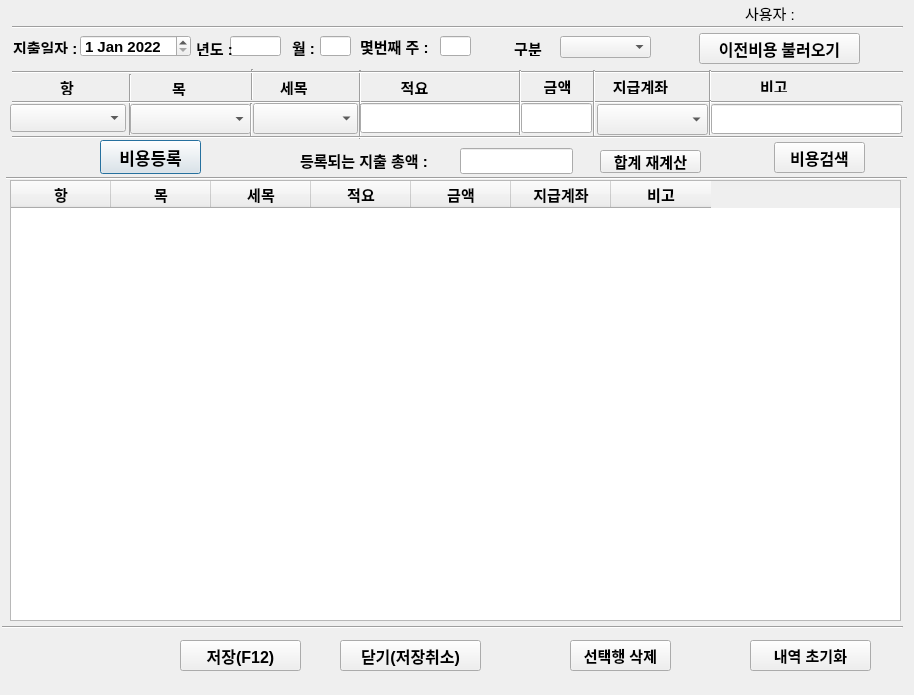
<?xml version="1.0" encoding="UTF-8"?>
<ui version="4.0">
 <class>precost_call</class>
 <widget class="QDialog" name="precost_call">
  <property name="geometry">
   <rect>
    <x>0</x>
    <y>0</y>
    <width>914</width>
    <height>695</height>
   </rect>
  </property>
  <property name="font">
   <font>
    <pointsize>11</pointsize>
   </font>
  </property>
  <property name="windowTitle">
   <string>Dialog</string>
  </property>
  <widget class="QLineEdit" name="year_widget">
   <property name="geometry">
    <rect>
     <x>230</x>
     <y>36</y>
     <width>51</width>
     <height>20</height>
    </rect>
   </property>
   <property name="font">
    <font>
     <pointsize>11</pointsize>
     <weight>75</weight>
     <bold>true</bold>
    </font>
   </property>
  </widget>
  <widget class="QLabel" name="user">
   <property name="geometry">
    <rect>
     <x>745</x>
     <y>5</y>
     <width>51</width>
     <height>16</height>
    </rect>
   </property>
   <property name="text">
    <string>사용자 :</string>
   </property>
  </widget>
  <widget class="Line" name="line_6">
   <property name="geometry">
    <rect>
     <x>120</x>
     <y>74</y>
     <width>20</width>
     <height>61</height>
    </rect>
   </property>
   <property name="font">
    <font>
     <pointsize>11</pointsize>
    </font>
   </property>
   <property name="orientation">
    <enum>Qt::Vertical</enum>
   </property>
  </widget>
  <widget class="Line" name="line_8">
   <property name="geometry">
    <rect>
     <x>242</x>
     <y>69</y>
     <width>20</width>
     <height>31</height>
    </rect>
   </property>
   <property name="font">
    <font>
     <pointsize>11</pointsize>
    </font>
   </property>
   <property name="orientation">
    <enum>Qt::Vertical</enum>
   </property>
  </widget>
  <widget class="Line" name="line">
   <property name="geometry">
    <rect>
     <x>12</x>
     <y>17</y>
     <width>891</width>
     <height>20</height>
    </rect>
   </property>
   <property name="font">
    <font>
     <pointsize>11</pointsize>
    </font>
   </property>
   <property name="orientation">
    <enum>Qt::Horizontal</enum>
   </property>
  </widget>
  <widget class="Line" name="line_13">
   <property name="geometry">
    <rect>
     <x>6</x>
     <y>170</y>
     <width>901</width>
     <height>16</height>
    </rect>
   </property>
   <property name="font">
    <font>
     <pointsize>11</pointsize>
    </font>
   </property>
   <property name="orientation">
    <enum>Qt::Horizontal</enum>
   </property>
  </widget>
  <widget class="QLabel" name="hang_1">
   <property name="geometry">
    <rect>
     <x>60</x>
     <y>79</y>
     <width>21</width>
     <height>16</height>
    </rect>
   </property>
   <property name="font">
    <font>
     <pointsize>11</pointsize>
     <weight>75</weight>
     <bold>true</bold>
    </font>
   </property>
   <property name="text">
    <string>항</string>
   </property>
  </widget>
  <widget class="Line" name="line_11">
   <property name="geometry">
    <rect>
     <x>241</x>
     <y>103</y>
     <width>20</width>
     <height>35</height>
    </rect>
   </property>
   <property name="orientation">
    <enum>Qt::Vertical</enum>
   </property>
  </widget>
  <widget class="QLabel" name="hun_Y">
   <property name="geometry">
    <rect>
     <x>196</x>
     <y>40</y>
     <width>36</width>
     <height>16</height>
    </rect>
   </property>
   <property name="font">
    <font>
     <pointsize>11</pointsize>
     <weight>75</weight>
     <bold>true</bold>
    </font>
   </property>
   <property name="text">
    <string>년도 :</string>
   </property>
  </widget>
  <widget class="Line" name="line_4">
   <property name="geometry">
    <rect>
     <x>12</x>
     <y>94</y>
     <width>891</width>
     <height>16</height>
    </rect>
   </property>
   <property name="font">
    <font>
     <pointsize>11</pointsize>
    </font>
   </property>
   <property name="orientation">
    <enum>Qt::Horizontal</enum>
   </property>
  </widget>
  <widget class="QLabel" name="marks_1">
   <property name="geometry">
    <rect>
     <x>760</x>
     <y>80</y>
     <width>56</width>
     <height>12</height>
    </rect>
   </property>
   <property name="font">
    <font>
     <pointsize>11</pointsize>
     <weight>75</weight>
     <bold>true</bold>
    </font>
   </property>
   <property name="text">
    <string>비고</string>
   </property>
  </widget>
  <widget class="QLabel" name="amount_1">
   <property name="geometry">
    <rect>
     <x>532</x>
     <y>78</y>
     <width>51</width>
     <height>16</height>
    </rect>
   </property>
   <property name="font">
    <font>
     <pointsize>11</pointsize>
     <weight>75</weight>
     <bold>true</bold>
    </font>
   </property>
   <property name="text">
    <string>금액</string>
   </property>
   <property name="alignment">
    <set>Qt::AlignCenter</set>
   </property>
  </widget>
  <widget class="QLabel" name="cost_date">
   <property name="geometry">
    <rect>
     <x>13</x>
     <y>40</y>
     <width>63</width>
     <height>14</height>
    </rect>
   </property>
   <property name="font">
    <font>
     <pointsize>11</pointsize>
     <weight>75</weight>
     <bold>true</bold>
    </font>
   </property>
   <property name="text">
    <string>지출일자 :</string>
   </property>
  </widget>
  <widget class="Line" name="line_10">
   <property name="geometry">
    <rect>
     <x>350</x>
     <y>70</y>
     <width>20</width>
     <height>35</height>
    </rect>
   </property>
   <property name="font">
    <font>
     <pointsize>11</pointsize>
    </font>
   </property>
   <property name="orientation">
    <enum>Qt::Vertical</enum>
   </property>
  </widget>
  <widget class="Line" name="line_12">
   <property name="geometry">
    <rect>
     <x>350</x>
     <y>104</y>
     <width>20</width>
     <height>35</height>
    </rect>
   </property>
   <property name="orientation">
    <enum>Qt::Vertical</enum>
   </property>
  </widget>
  <widget class="QLineEdit" name="marks_widget">
   <property name="geometry">
    <rect>
     <x>711</x>
     <y>104</y>
     <width>191</width>
     <height>30</height>
    </rect>
   </property>
   <property name="font">
    <font>
     <pointsize>11</pointsize>
    </font>
   </property>
  </widget>
  <widget class="Line" name="line_2">
   <property name="geometry">
    <rect>
     <x>12</x>
     <y>64</y>
     <width>891</width>
     <height>16</height>
    </rect>
   </property>
   <property name="orientation">
    <enum>Qt::Horizontal</enum>
   </property>
  </widget>
  <widget class="Line" name="line_22">
   <property name="geometry">
    <rect>
     <x>2</x>
     <y>617</y>
     <width>901</width>
     <height>20</height>
    </rect>
   </property>
   <property name="orientation">
    <enum>Qt::Horizontal</enum>
   </property>
  </widget>
  <widget class="QLabel" name="user_widget">
   <property name="geometry">
    <rect>
     <x>800</x>
     <y>3</y>
     <width>56</width>
     <height>20</height>
    </rect>
   </property>
   <property name="text">
    <string/>
   </property>
  </widget>
  <widget class="QPushButton" name="add_cost_button">
   <property name="geometry">
    <rect>
     <x>100</x>
     <y>140</y>
     <width>101</width>
     <height>34</height>
    </rect>
   </property>
   <property name="font">
    <font>
     <pointsize>13</pointsize>
     <weight>75</weight>
     <bold>true</bold>
    </font>
   </property>
   <property name="text">
    <string>비용등록</string>
   </property>
  </widget>
  <widget class="Line" name="line_5">
   <property name="geometry">
    <rect>
     <x>12</x>
     <y>129</y>
     <width>891</width>
     <height>16</height>
    </rect>
   </property>
   <property name="orientation">
    <enum>Qt::Horizontal</enum>
   </property>
  </widget>
  <widget class="QLineEdit" name="cost_detail_widget">
   <property name="geometry">
    <rect>
     <x>360</x>
     <y>103</y>
     <width>161</width>
     <height>30</height>
    </rect>
   </property>
   <property name="font">
    <font>
     <pointsize>11</pointsize>
    </font>
   </property>
   <property name="text">
    <string/>
   </property>
   <property name="alignment">
    <set>Qt::AlignLeading|Qt::AlignLeft|Qt::AlignVCenter</set>
   </property>
  </widget>
  <widget class="QPushButton" name="cost_cancel_button">
   <property name="geometry">
    <rect>
     <x>340</x>
     <y>640</y>
     <width>141</width>
     <height>31</height>
    </rect>
   </property>
   <property name="font">
    <font>
     <pointsize>12</pointsize>
     <weight>75</weight>
     <bold>true</bold>
    </font>
   </property>
   <property name="focusPolicy">
    <enum>Qt::NoFocus</enum>
   </property>
   <property name="text">
    <string>닫기(저장취소)</string>
   </property>
  </widget>
  <widget class="QPushButton" name="cost_save_button">
   <property name="geometry">
    <rect>
     <x>180</x>
     <y>640</y>
     <width>121</width>
     <height>31</height>
    </rect>
   </property>
   <property name="font">
    <font>
     <pointsize>12</pointsize>
     <weight>75</weight>
     <bold>true</bold>
    </font>
   </property>
   <property name="focusPolicy">
    <enum>Qt::NoFocus</enum>
   </property>
   <property name="text">
    <string>저장(F12)</string>
   </property>
   <property name="shortcut">
    <string>F12</string>
   </property>
  </widget>
  <widget class="QLabel" name="hap_total">
   <property name="geometry">
    <rect>
     <x>300</x>
     <y>150</y>
     <width>151</width>
     <height>21</height>
    </rect>
   </property>
   <property name="font">
    <font>
     <pointsize>11</pointsize>
     <weight>75</weight>
     <bold>true</bold>
    </font>
   </property>
   <property name="text">
    <string>등록되는 지출 총액 :</string>
   </property>
  </widget>
  <widget class="QLineEdit" name="cost_hap_widget">
   <property name="geometry">
    <rect>
     <x>460</x>
     <y>148</y>
     <width>113</width>
     <height>26</height>
    </rect>
   </property>
   <property name="font">
    <font>
     <pointsize>11</pointsize>
     <weight>75</weight>
     <bold>true</bold>
    </font>
   </property>
   <property name="focusPolicy">
    <enum>Qt::NoFocus</enum>
   </property>
   <property name="alignment">
    <set>Qt::AlignRight|Qt::AlignTrailing|Qt::AlignVCenter</set>
   </property>
  </widget>
  <widget class="QDateEdit" name="cost_date_widget">
   <property name="geometry">
    <rect>
     <x>80</x>
     <y>35</y>
     <width>111</width>
     <height>22</height>
    </rect>
   </property>
   <property name="font">
    <font>
     <pointsize>11</pointsize>
     <weight>75</weight>
     <bold>true</bold>
    </font>
   </property>
   <property name="focusPolicy">
    <enum>Qt::NoFocus</enum>
   </property>
   <property name="inputMethodHints">
    <set>Qt::ImhDate|Qt::ImhPreferNumbers</set>
   </property>
   <property name="correctionMode">
    <enum>QAbstractSpinBox::CorrectToNearestValue</enum>
   </property>
   <property name="currentSection">
    <enum>QDateTimeEdit::DaySection</enum>
   </property>
   <property name="date">
    <date>
     <year>2022</year>
     <month>1</month>
     <day>1</day>
    </date>
   </property>
  </widget>
  <widget class="QLabel" name="hun_month">
   <property name="geometry">
    <rect>
     <x>292</x>
     <y>37</y>
     <width>31</width>
     <height>20</height>
    </rect>
   </property>
   <property name="font">
    <font>
     <pointsize>11</pointsize>
     <weight>75</weight>
     <bold>true</bold>
    </font>
   </property>
   <property name="text">
    <string>월 :</string>
   </property>
  </widget>
  <widget class="QLineEdit" name="month_widget">
   <property name="geometry">
    <rect>
     <x>320</x>
     <y>36</y>
     <width>31</width>
     <height>20</height>
    </rect>
   </property>
   <property name="font">
    <font>
     <pointsize>11</pointsize>
     <weight>75</weight>
     <bold>true</bold>
    </font>
   </property>
  </widget>
  <widget class="QLabel" name="hun_week">
   <property name="geometry">
    <rect>
     <x>360</x>
     <y>36</y>
     <width>71</width>
     <height>21</height>
    </rect>
   </property>
   <property name="font">
    <font>
     <pointsize>11</pointsize>
     <weight>75</weight>
     <bold>true</bold>
    </font>
   </property>
   <property name="text">
    <string>몇번째 주 :</string>
   </property>
  </widget>
  <widget class="QLineEdit" name="week_widget">
   <property name="geometry">
    <rect>
     <x>440</x>
     <y>36</y>
     <width>31</width>
     <height>20</height>
    </rect>
   </property>
   <property name="font">
    <font>
     <pointsize>11</pointsize>
     <weight>75</weight>
     <bold>true</bold>
    </font>
   </property>
  </widget>
  <widget class="QLabel" name="cost_detail_1">
   <property name="geometry">
    <rect>
     <x>389</x>
     <y>79</y>
     <width>51</width>
     <height>16</height>
    </rect>
   </property>
   <property name="font">
    <font>
     <pointsize>11</pointsize>
     <weight>75</weight>
     <bold>true</bold>
    </font>
   </property>
   <property name="text">
    <string>적요</string>
   </property>
   <property name="alignment">
    <set>Qt::AlignCenter</set>
   </property>
  </widget>
  <widget class="QLabel" name="mok_1">
   <property name="geometry">
    <rect>
     <x>172</x>
     <y>80</y>
     <width>21</width>
     <height>16</height>
    </rect>
   </property>
   <property name="font">
    <font>
     <pointsize>11</pointsize>
     <weight>75</weight>
     <bold>true</bold>
    </font>
   </property>
   <property name="text">
    <string>목</string>
   </property>
  </widget>
  <widget class="QLabel" name="semok_1">
   <property name="geometry">
    <rect>
     <x>280</x>
     <y>79</y>
     <width>31</width>
     <height>16</height>
    </rect>
   </property>
   <property name="font">
    <font>
     <pointsize>11</pointsize>
     <weight>75</weight>
     <bold>true</bold>
    </font>
   </property>
   <property name="text">
    <string>세목</string>
   </property>
  </widget>
  <widget class="Line" name="line_15">
   <property name="geometry">
    <rect>
     <x>510</x>
     <y>100</y>
     <width>20</width>
     <height>35</height>
    </rect>
   </property>
   <property name="orientation">
    <enum>Qt::Vertical</enum>
   </property>
  </widget>
  <widget class="Line" name="line_17">
   <property name="geometry">
    <rect>
     <x>510</x>
     <y>70</y>
     <width>20</width>
     <height>35</height>
    </rect>
   </property>
   <property name="font">
    <font>
     <pointsize>11</pointsize>
    </font>
   </property>
   <property name="orientation">
    <enum>Qt::Vertical</enum>
   </property>
  </widget>
  <widget class="QLineEdit" name="amount_widget">
   <property name="geometry">
    <rect>
     <x>521</x>
     <y>103</y>
     <width>71</width>
     <height>30</height>
    </rect>
   </property>
   <property name="font">
    <font>
     <pointsize>11</pointsize>
    </font>
   </property>
   <property name="text">
    <string/>
   </property>
   <property name="alignment">
    <set>Qt::AlignRight|Qt::AlignTrailing|Qt::AlignVCenter</set>
   </property>
  </widget>
  <widget class="Line" name="line_18">
   <property name="geometry">
    <rect>
     <x>584</x>
     <y>101</y>
     <width>20</width>
     <height>35</height>
    </rect>
   </property>
   <property name="orientation">
    <enum>Qt::Vertical</enum>
   </property>
  </widget>
  <widget class="Line" name="line_20">
   <property name="geometry">
    <rect>
     <x>584</x>
     <y>70</y>
     <width>20</width>
     <height>35</height>
    </rect>
   </property>
   <property name="font">
    <font>
     <pointsize>11</pointsize>
    </font>
   </property>
   <property name="orientation">
    <enum>Qt::Vertical</enum>
   </property>
  </widget>
  <widget class="QComboBox" name="hang_combo_widget">
   <property name="geometry">
    <rect>
     <x>10</x>
     <y>104</y>
     <width>116</width>
     <height>28</height>
    </rect>
   </property>
   <property name="font">
    <font>
     <pointsize>11</pointsize>
    </font>
   </property>
  </widget>
  <widget class="QComboBox" name="mok_combo_widget">
   <property name="geometry">
    <rect>
     <x>130</x>
     <y>104</y>
     <width>121</width>
     <height>30</height>
    </rect>
   </property>
   <property name="font">
    <font>
     <pointsize>11</pointsize>
    </font>
   </property>
  </widget>
  <widget class="QComboBox" name="semok_combo_widget">
   <property name="geometry">
    <rect>
     <x>253</x>
     <y>103</y>
     <width>105</width>
     <height>31</height>
    </rect>
   </property>
   <property name="font">
    <font>
     <pointsize>11</pointsize>
    </font>
   </property>
  </widget>
  <widget class="QLabel" name="label">
   <property name="geometry">
    <rect>
     <x>500</x>
     <y>40</y>
     <width>56</width>
     <height>16</height>
    </rect>
   </property>
   <property name="font">
    <font>
     <pointsize>11</pointsize>
     <weight>75</weight>
     <bold>true</bold>
    </font>
   </property>
   <property name="text">
    <string>구분</string>
   </property>
   <property name="alignment">
    <set>Qt::AlignCenter</set>
   </property>
  </widget>
  <widget class="QComboBox" name="gubun_combo_widget">
   <property name="geometry">
    <rect>
     <x>560</x>
     <y>36</y>
     <width>91</width>
     <height>22</height>
    </rect>
   </property>
   <property name="font">
    <font>
     <pointsize>11</pointsize>
    </font>
   </property>
  </widget>
  <widget class="QTableWidget" name="cost_tableWidget">
   <property name="geometry">
    <rect>
     <x>10</x>
     <y>180</y>
     <width>891</width>
     <height>441</height>
    </rect>
   </property>
   <property name="font">
    <font>
     <pointsize>11</pointsize>
     <weight>75</weight>
     <bold>true</bold>
    </font>
   </property>
   <property name="focusPolicy">
    <enum>Qt::NoFocus</enum>
   </property>
   <property name="sizeAdjustPolicy">
    <enum>QAbstractScrollArea::AdjustToContents</enum>
   </property>
   <column>
    <property name="text">
     <string>항</string>
    </property>
   </column>
   <column>
    <property name="text">
     <string>목</string>
    </property>
   </column>
   <column>
    <property name="text">
     <string>세목</string>
    </property>
   </column>
   <column>
    <property name="text">
     <string>적요</string>
    </property>
   </column>
   <column>
    <property name="text">
     <string>금액</string>
    </property>
   </column>
   <column>
    <property name="text">
     <string>지급계좌</string>
    </property>
   </column>
   <column>
    <property name="text">
     <string>비고</string>
    </property>
   </column>
  </widget>
  <widget class="QPushButton" name="hap_recalculator_button">
   <property name="geometry">
    <rect>
     <x>600</x>
     <y>150</y>
     <width>101</width>
     <height>23</height>
    </rect>
   </property>
   <property name="font">
    <font>
     <pointsize>11</pointsize>
     <weight>75</weight>
     <bold>true</bold>
    </font>
   </property>
   <property name="focusPolicy">
    <enum>Qt::NoFocus</enum>
   </property>
   <property name="text">
    <string>합계 재계산</string>
   </property>
  </widget>
  <widget class="QLabel" name="amount_2">
   <property name="geometry">
    <rect>
     <x>610</x>
     <y>78</y>
     <width>61</width>
     <height>16</height>
    </rect>
   </property>
   <property name="font">
    <font>
     <pointsize>11</pointsize>
     <weight>75</weight>
     <bold>true</bold>
    </font>
   </property>
   <property name="text">
    <string>지급계좌</string>
   </property>
   <property name="alignment">
    <set>Qt::AlignCenter</set>
   </property>
  </widget>
  <widget class="Line" name="line_21">
   <property name="geometry">
    <rect>
     <x>700</x>
     <y>70</y>
     <width>20</width>
     <height>35</height>
    </rect>
   </property>
   <property name="font">
    <font>
     <pointsize>11</pointsize>
    </font>
   </property>
   <property name="orientation">
    <enum>Qt::Vertical</enum>
   </property>
  </widget>
  <widget class="Line" name="line_19">
   <property name="geometry">
    <rect>
     <x>700</x>
     <y>100</y>
     <width>20</width>
     <height>35</height>
    </rect>
   </property>
   <property name="orientation">
    <enum>Qt::Vertical</enum>
   </property>
  </widget>
  <widget class="QComboBox" name="banks_combo_widget">
   <property name="geometry">
    <rect>
     <x>597</x>
     <y>104</y>
     <width>111</width>
     <height>31</height>
    </rect>
   </property>
   <property name="font">
    <font>
     <pointsize>11</pointsize>
    </font>
   </property>
  </widget>
  <widget class="QPushButton" name="precost_data_call_Button">
   <property name="geometry">
    <rect>
     <x>699</x>
     <y>33</y>
     <width>161</width>
     <height>31</height>
    </rect>
   </property>
   <property name="font">
    <font>
     <family>Agency FB</family>
     <pointsize>12</pointsize>
     <weight>75</weight>
     <bold>true</bold>
    </font>
   </property>
   <property name="focusPolicy">
    <enum>Qt::NoFocus</enum>
   </property>
   <property name="text">
    <string>이전비용 불러오기</string>
   </property>
  </widget>
  <widget class="QPushButton" name="remove_row_Button">
   <property name="geometry">
    <rect>
     <x>570</x>
     <y>640</y>
     <width>101</width>
     <height>31</height>
    </rect>
   </property>
   <property name="font">
    <font>
     <pointsize>11</pointsize>
     <weight>75</weight>
     <bold>true</bold>
    </font>
   </property>
   <property name="focusPolicy">
    <enum>Qt::NoFocus</enum>
   </property>
   <property name="text">
    <string>선택행 삭제</string>
   </property>
  </widget>
  <widget class="QPushButton" name="cost_serch_button">
   <property name="geometry">
    <rect>
     <x>774</x>
     <y>142</y>
     <width>91</width>
     <height>31</height>
    </rect>
   </property>
   <property name="font">
    <font>
     <pointsize>12</pointsize>
     <weight>75</weight>
     <bold>true</bold>
    </font>
   </property>
   <property name="focusPolicy">
    <enum>Qt::NoFocus</enum>
   </property>
   <property name="text">
    <string>비용검색</string>
   </property>
  </widget>
  <widget class="QPushButton" name="cost_reset_button">
   <property name="geometry">
    <rect>
     <x>750</x>
     <y>640</y>
     <width>121</width>
     <height>31</height>
    </rect>
   </property>
   <property name="font">
    <font>
     <pointsize>11</pointsize>
     <weight>75</weight>
     <bold>true</bold>
    </font>
   </property>
   <property name="focusPolicy">
    <enum>Qt::NoFocus</enum>
   </property>
   <property name="text">
    <string>내역 초기화</string>
   </property>
  </widget>
 </widget>
 <tabstops>
  <tabstop>year_widget</tabstop>
  <tabstop>month_widget</tabstop>
  <tabstop>week_widget</tabstop>
  <tabstop>gubun_combo_widget</tabstop>
  <tabstop>hang_combo_widget</tabstop>
  <tabstop>mok_combo_widget</tabstop>
  <tabstop>semok_combo_widget</tabstop>
  <tabstop>cost_detail_widget</tabstop>
  <tabstop>amount_widget</tabstop>
  <tabstop>banks_combo_widget</tabstop>
  <tabstop>marks_widget</tabstop>
  <tabstop>add_cost_button</tabstop>
  <tabstop>cost_save_button</tabstop>
  <tabstop>hap_recalculator_button</tabstop>
  <tabstop>cost_serch_button</tabstop>
  <tabstop>remove_row_Button</tabstop>
  <tabstop>precost_data_call_Button</tabstop>
  <tabstop>cost_reset_button</tabstop>
  <tabstop>cost_cancel_button</tabstop>
  <tabstop>cost_date_widget</tabstop>
 </tabstops>
 <resources/>
 <connections>
  <connection>
   <sender>add_cost_button</sender>
   <signal>clicked()</signal>
   <receiver>precost_call</receiver>
   <slot>data_append()</slot>
   <hints>
    <hint type="sourcelabel">
     <x>200</x>
     <y>168</y>
    </hint>
    <hint type="destinationlabel">
     <x>210</x>
     <y>401</y>
    </hint>
   </hints>
  </connection>
  <connection>
   <sender>cost_save_button</sender>
   <signal>clicked()</signal>
   <receiver>precost_call</receiver>
   <slot>file_save()</slot>
   <hints>
    <hint type="sourcelabel">
     <x>424</x>
     <y>643</y>
    </hint>
    <hint type="destinationlabel">
     <x>268</x>
     <y>513</y>
    </hint>
   </hints>
  </connection>
  <connection>
   <sender>remove_row_Button</sender>
   <signal>clicked()</signal>
   <receiver>precost_call</receiver>
   <slot>remove_row()</slot>
   <hints>
    <hint type="sourcelabel">
     <x>704</x>
     <y>647</y>
    </hint>
    <hint type="destinationlabel">
     <x>666</x>
     <y>639</y>
    </hint>
   </hints>
  </connection>
  <connection>
   <sender>cost_cancel_button</sender>
   <signal>clicked()</signal>
   <receiver>precost_call</receiver>
   <slot>file_close()</slot>
   <hints>
    <hint type="sourcelabel">
     <x>520</x>
     <y>644</y>
    </hint>
    <hint type="destinationlabel">
     <x>468</x>
     <y>638</y>
    </hint>
   </hints>
  </connection>
  <connection>
   <sender>hap_recalculator_button</sender>
   <signal>clicked()</signal>
   <receiver>precost_call</receiver>
   <slot>re_calculate()</slot>
   <hints>
    <hint type="sourcelabel">
     <x>609</x>
     <y>157</y>
    </hint>
    <hint type="destinationlabel">
     <x>586</x>
     <y>155</y>
    </hint>
   </hints>
  </connection>
  <connection>
   <sender>cost_serch_button</sender>
   <signal>clicked()</signal>
   <receiver>precost_call</receiver>
   <slot>serch_cost()</slot>
   <hints>
    <hint type="sourcelabel">
     <x>801</x>
     <y>159</y>
    </hint>
    <hint type="destinationlabel">
     <x>763</x>
     <y>155</y>
    </hint>
   </hints>
  </connection>
  <connection>
   <sender>precost_data_call_Button</sender>
   <signal>clicked()</signal>
   <receiver>precost_call</receiver>
   <slot>pre_cost_data_call()</slot>
   <hints>
    <hint type="sourcelabel">
     <x>718</x>
     <y>49</y>
    </hint>
    <hint type="destinationlabel">
     <x>672</x>
     <y>40</y>
    </hint>
   </hints>
  </connection>
  <connection>
   <sender>cost_reset_button</sender>
   <signal>clicked()</signal>
   <receiver>precost_call</receiver>
   <slot>cost_reset()</slot>
   <hints>
    <hint type="sourcelabel">
     <x>781</x>
     <y>642</y>
    </hint>
    <hint type="destinationlabel">
     <x>719</x>
     <y>637</y>
    </hint>
   </hints>
  </connection>
 </connections>
 <slots>
  <slot>data_append()</slot>
  <slot>file_save()</slot>
  <slot>suryang_1_QSpin()</slot>
  <slot>re_calculate()</slot>
  <slot>file_close()</slot>
  <slot>remove_row()</slot>
  <slot>serch_cost()</slot>
  <slot>pre_cost_data_call()</slot>
  <slot>cost_reset()</slot>
 </slots>
</ui>
